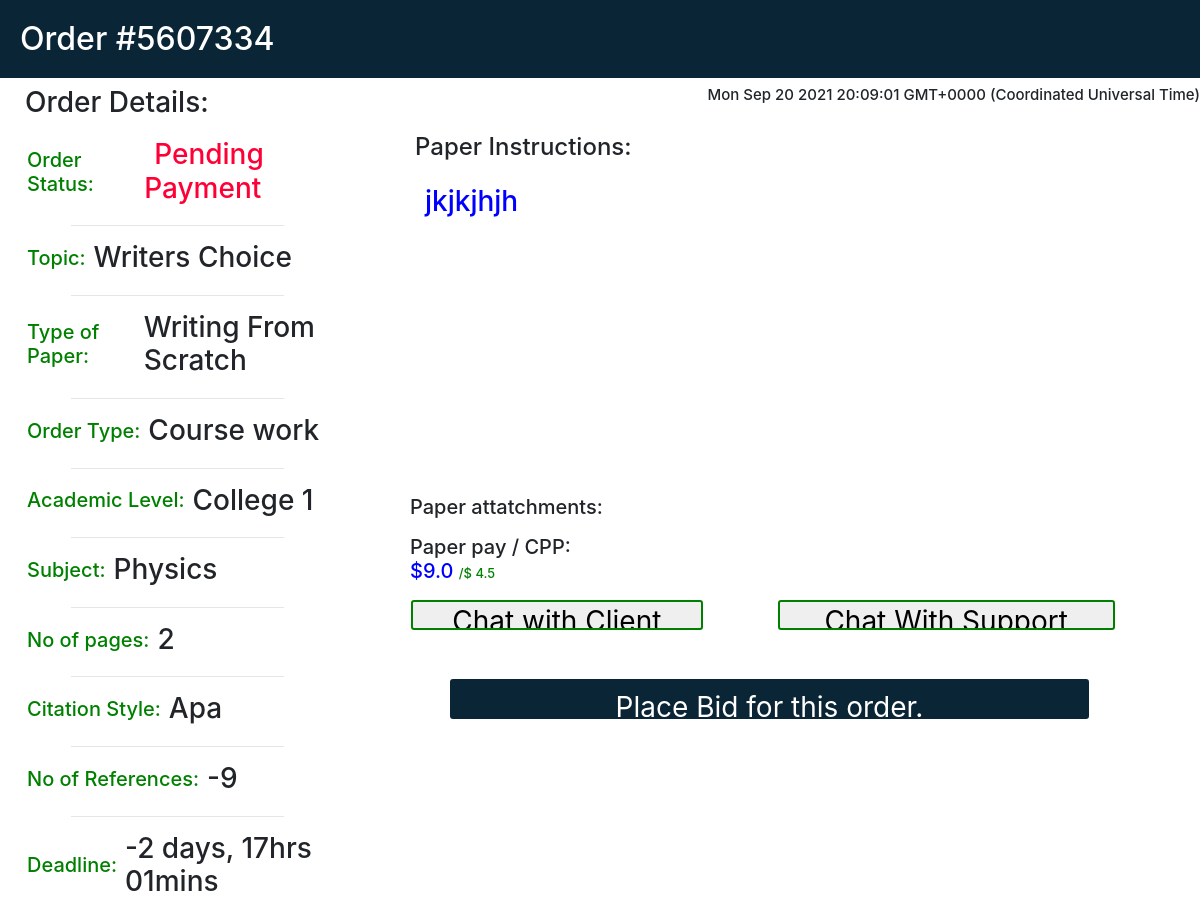
The app's page /writer/order/5607334/ with its own data.
### orders/models.py (models this page shows, shortened)
class AbstractDateModel(models.Model):
    date_added = models.DateTimeField(auto_now_add=True, blank=True, null=True)
    date_updated = models.DateTimeField(auto_now=True, blank=True, null=True)
    class Meta:
        abstract = True

class Order(AbstractDateModel):
    WRITING_FROM_SCRATCH_CPP = "6.00"
    EDITING_AND_REVISION_CPP = "0.50"
    Type_of_service = (
        (WRITING_FROM_SCRATCH_CPP, 'Writing From Scratch'),
        (EDITING_AND_REVISION_CPP, 'Editing And Revision'),
    )
    HIGH_SCHOOL_CPP = "1.00"
    COLLEGE_1_CPP = "2.00"
    COLLEGE_2_CPP = "2.50"
    MASTERS_CPP = "3.50"
    PHD_CPP = "4.5"
    Academic_level = (
        (HIGH_SCHOOL_CPP, 'High school'),
        (COLLEGE_1_CPP, 'College 1'),
        (COLLEGE_2_CPP, 'college 2'),
        (MASTERS_CPP, 'Masters'),
        (PHD_CPP, 'Phd'),
    )
    ESSAY_ANY_TYPE = "0.0"
    ADMISSION_ESSAY = "0.25"
    ANNOINTED_BIBLIOGRAPHY = "0.25"
    ARTICLE_REVIEW = "0.25"
    BOOK_REVIEW = "0.25"
    BUSINESS_PLAN = "0.25"
    CASE_STUDY = "0.25"
    COURSE_WORK = "0.25"
    CREATIVE_WRITING = "0.50"
    CRITICAL_WRITING = "1.25"
    PRESENTATION = "0.0"
    SPEECH = "1.0"
    RESEARCH_PROPOSAL = "2.5"
    RESEARCH_PAPER = "1.5"
    TERM_PAPER = "0.75"
    THESIS = "3.0"
    DISSERTATION = "4.0"
    Essay_type = [
        (ESSAY_ANY_TYPE, 'Essay any type'),
        (ADMISSION_ESSAY, 'Admission essay'),
        (ANNOINTED_BIBLIOGRAPHY, 'Annointed bibliography'),
        (ARTICLE_REVIEW, 'Article review'),
        (BOOK_REVIEW, 'Book review'),
        (BUSINESS_PLAN, 'Business plan'),
        (CASE_STUDY, 'Case study'),
        (COURSE_WORK, 'Course work'),
        (CREATIVE_WRITING, 'Creative writing'),
        (CRITICAL_WRITING, 'Critical writing'),
        (PRESENTATION, 'Presentation'),
        (SPEECH, 'Speech'),
        (RESEARCH_PROPOSAL, 'Research proposal'),
        (RESEARCH_PAPER, 'Research paper'),
        (TERM_PAPER, 'Term paper'),
        (THESIS, 'Thesis'),
        (DISSERTATION, 'Dissertation'),
    ]
    ACCOUNTING = "4.00"
    African_American_study = "1.25"
    Architecture = "4.00"
    Anthropology = "1.25"
    Business = "1.25"
    Art = "1.25"
    Chemistry = "4.00"
    Computer = "4.00"
    Engineering = "4.00"
    Mathematics = "4.00"
    Economics = "4.00"
    Finance = "4.00"
    Physics = "4.00"
    Music = "2.00"
    Law = "5.00"
    Communication = "1.25"
    Education = "1.25"
    Ethics = "1.25"
    Environmental = "1.25"
    Geography = "3.25"
    Health = "1.25"
    History = "1.25"
    International = "1.25"
    Linguistics = "1.25"
    Management = "1.25"
    Marketing = "1.25"
    Psychology = "1.25"
    Nursing = "1.25"
    Nutrition = "1.25"
    Philosophy = "1.25"
    Political = "1.25"
    Sports = "1.25"
    Sociology = "1.25"
    Religion = "1.25"
    Technology = "4.25"
    Tourism = "1.25"
    Subject = (
        (ACCOUNTING, 'Accounting'),
        (African_American_study, 'African American study'),
        (Architecture, 'Architecture'),
        (Anthropology, 'Anthropology'),
        (Business, 'Business and entrepreneur'),
        (Art, 'Art theater films'),
        (Chemistry, 'Chemistry'),
        (Communication, 'Communication strategies'),
        (Computer, 'Computer science'),
        (Economics, 'Economics'),
        (Education, 'Education'),
        (Engineering, 'Engineering'),
        (Ethics, 'Ethics'),
        (Environmental, 'Environmental issues'),
        (Finance, 'Finance'),
        (Geography, 'Geography'),
        (Health, 'Health care'),
        (History, 'History'),
        (International, 'International public relationship'),
        (Law, 'Law'),
        (Linguistics, 'Linguistics'),
        (Management, 'Management'),
        (Marketing, 'Marketing'),
        (Mathematics, 'Mathematics'),
        (Music, 'Music'),
        (Nursing, 'Nursing'),
        (Nutrition, 'Nutrition'),
        (Philosophy, 'Philosophy'),
        (Physics, 'Physics'),
        (Political, 'Political Science'),
        (Psychology, 'Psychology'),
        (Religion, 'Religion And Theology'),
        (Sports, 'Sports'),
        (Sociology, 'Sociology'),
        (Technology, 'Technology'),
        (Tourism, 'Tourism'),
    )
    References = (
        ('Mla', 'Mla'),
        ('Apa', 'Apa'),
        ('Harvard', 'Harvard'),
        ('Chicago', 'Chicago'),
        ('Other', 'Other'),
    )
    spacing = (
        ('Single', 'Single'),
        ('Double', 'Double'),
    )
    order_status_options = (
        ('Pending Payment', 'Pending Payment'),
        ('Paid', 'Paid'),
        ('Writer Assigned', 'Writer Assigned'),
        ('Delivered', 'Delivered'),
        ('Revision', 'Revision'),
        ('Cancelled', 'Cancelled'),
        ('Completed', 'Completed'),
    )
    FOUR_HOURS = "6.0"
    SIX_HOURS = "5.50"
    EIGHT_HOURS = "5.25"
    TWELVE_HOURS = "5.0"
    TWENTY_FOUR_HOURS = "4.75"
    TWO_DAYS = "4.50"
    THREE_DAYS = "4.25"
    FOUR_DAYS = "4.00"
    FIVE_DAYS = "3.75"
    SIX_DAYS = "3.50"
    ONE_WEEK = "3.25"
    order_deadline_options = (
        (FOUR_HOURS, '4'),
        (SIX_HOURS, '6'),
        (EIGHT_HOURS, '8'),
        (TWELVE_HOURS, '12'),
        (TWENTY_FOUR_HOURS, '24'),
        (TWO_DAYS, '48'),
        (THREE_DAYS, '72'),
        (FOUR_DAYS, '96'),
        (FIVE_DAYS, '120'),
        (SIX_DAYS, '144'),
        (ONE_WEEK, '168'),
    )
    RATINGS = (
        ('0', 'Not Rated'),
        ('1', '1'),
        ('2', '2'),
        ('3', '3'),
        ('4', '4'),
        ('5', '5'),
    )
    def random_string():
        return str(random.randint(1000000, 9999999))
    id = models.CharField(primary_key=True, default=random_string, editable=False, max_length=100000000000)
    topic = models.CharField(max_length=60, null=False, default='Writers Choice')
    service_type = models.CharField(max_length=300, null=False, choices=Type_of_service,
                                    default=WRITING_FROM_SCRATCH_CPP)
    academic_level = models.CharField(choices=Academic_level, default=COLLEGE_1_CPP, max_length=300)
    essay_type = models.CharField(choices=Essay_type, max_length=300, default=(CASE_STUDY))
    subject = models.CharField(choices=Subject, max_length=300, default=(ACCOUNTING))
    bid_statement = models.TextField(default='', null=True)
    number_of_pages = models.IntegerField(default='2')
    deadline = models.CharField(choices=order_deadline_options, max_length=300, null=True, default=("2.00"))
    Paper_Instruction = models.TextField(default='', null=True)
    references = models.CharField(choices=References, max_length=300, default=('SOME STRING'))
    spacing = models.CharField(choices=spacing, max_length=300, default=('SOME STRING'))
    Paper_heading = models.CharField(max_length=60, null=True, default='This is the Paper on:')
    Paperdetails = models.TextField(default='', null=True)
    revision_comment = models.TextField(default='', null=True)
    file_upload = models.FileField(null=True, blank=True)
    number_of_references = models.IntegerField(default='')
    pub_date = models.DateTimeField(auto_now=False, auto_now_add=True)
    order_status = models.CharField(choices=order_status_options, default='Pending Payment', max_length=300)
    customer = models.ForeignKey(Client, null=True, on_delete=models.SET_NULL)
    writer = models.ForeignKey(Writers, null=True, related_name='orders', on_delete=models.SET_NULL)
    support = models.ForeignKey(Support, null=True, on_delete=models.SET_NULL)
    rating = models.CharField(choices=RATINGS, default='0', max_length=1)
    @property
    def calculate_total_price(self):
        order_price = round(
            (float(self.service_type) + float(self.essay_type) + float(self.academic_level) + float(self.subject) + float(self.deadline)) * int(
                self.number_of_pages), 2)
        return order_price
    @property
    def writer_cpp(self):
        writercpp = round(int(self.writer_pay) / int(self.number_of_pages), 2)
        return writercpp
    @property
    def writer_pay(self):
        writerpay = round(int(self.calculate_total_price) / 4, 2)
        return writerpay
    @property
    def show_essay_type(self):
        return self.get_essay_type_display()
    @property
    def show_essay_subject(self):
        return self.get_subject_display()
    @property
    def show_service_type(self):
        return self.get_service_type_display()
    @property
    def show_academic_level(self):
        return self.get_academic_level_display()
    @property
    def show_deadline(self):
        deadline = self.date_added + timedelta(hours=int(self.get_deadline_display()))
        if deadline - timezone.now() > timedelta(days=1):
            remaining_time = str(deadline - timezone.now()).split(", ")
            return remaining_time[0] + " " + remaining_time[1].split(":")[0] + 'hrs ' + remaining_time[1].split(":")[
                1] + 'mins '
        elif deadline - timezone.now() < timedelta(days=1):
            return str(deadline - timezone.now()).split(":")[0] + 'hrs ' + str(deadline - timezone.now()).split(":")[
                1] + 'mins '
        else:
            return str(deadline - timezone.now()).split(":")[0] + 'mins '

### orders/views.py (the view)
# urls.py: path('writer/order/<int:pk_writerdetails>/', views.Writer_order_details, name='Writer_order_details'),
def Writer_order_details(request, pk_writerdetails):
    Orders = Order.objects.get(id=pk_writerdetails)
    print(Orders.id)
    return render(request, 'writer_Order_Details.html', {'order': Orders})

### orders/templates/writer_Order_Details.html (shortened to what this page needs)
{% load static %}
<!DOCTYPE html>
	<html lang="en">
	<head>
		<link rel="stylesheet" href="https://maxcdn.bootstrapcdn.com/bootstrap/4.0.0/css/bootstrap.min.css">
    	<link rel="stylesheet" href="https://cdnjs.cloudflare.com/ajax/libs/font-awesome/4.7.0/css/font-awesome.min.css">
	</head>
	<body>
		<div style="background: #0a2535;">
			<h2 style="font-weight: 20px; color: white; padding: 20px;">Order #{{order.id}}</h2>
		</div>
		<h3 style="padding-left: 25px;">Order Details:
			<span><p id="date-1" style="float: right; font-size: 15px;"></p></span><h3>
		<div class="row">
			<div class="col-md-4">
				<div class="right_order_details">
					<table >
						<th class="left_details_panel coll">
							<td class="left_details" style="font-size: 20px;">Order Status:</td>
						</th>
						<th>
							<td class="right_details"><span style="color: #FF0036; padding-left: 10px;">{{order.order_status}}</span><span id="know_more" class="material-icons" style="font-size: 13px; padding-left: 3px;color: green;"></td>
						</th>
					</table>
					<hr class="hr">
                    <table >
						<th class="left_details_panel coll">
							<td class="left_details" style="font-size: 20px;">Topic:</td>
						</th>
						<th>
							<td class="right_details">{{order.topic}}</td>
						</th>
					</table>
					<hr class="hr">
					<table>
						<th class="left_details_panel coll">
							<td class="left_details" style="font-size: 20px;">Type of Paper:</td>
						</th>
						<th>
							<td class="right_details">{{order.show_service_type}}</td>
						</th>
					</table>
					<hr class="hr">
					<table>
						<th class="left_details_panel coll">
							<td class="left_details" style="font-size: 20px;">Order Type:</td>
						</th>
						<th>
							<td class="right_details">{{order.show_essay_type}}</td>
						</th>
					</table>
					<hr class="hr">
					<table>
						<th class="left_details_panel coll">
							<td class="left_details" style="font-size: 20px;">Academic Level:</td>
						</th>
						<th>
							<td class="right_details">{{order.show_academic_level}}</td>
						</th>
					</table>
					<hr class="hr">
					<table>
						<th class="left_details_panel coll">
							<td class="left_details" style="font-size: 20px;">Subject:</td>
						</th>
						<th>
							<td class="right_details">{{order.show_essay_subject}}</td>
						</th>
					</table>
					<hr class="hr">
					<table>
						<th class="left_details_panel coll">
							<td class="left_details" style="font-size: 20px;">No of pages:</td>
						</th>
						<th>
							<td class="right_details">{{order.number_of_pages}}</td>
						</th>
					</table>
					<hr class="hr">
					<table>
						<th class="left_details_panel coll">
							<td class="left_details" style="font-size: 20px;">Citation Style:</td>
						</th>
						<th>
							<td class="right_details">{{order.references}}</td>
						</th>
					</table>
					<hr class="hr">
					<table>
						<th class="left_details_panel coll">
							<td class="left_details" style="font-size: 20px;">No of References:</td>
						</th>
						<th>
							<td class="right_details">{{order.number_of_references}}</td>
						</th>
					</table>
					<hr class="hr">
					<table>
						<th class="left_details_panel coll">
							<td class="left_details" style="font-size: 20px;">Deadline:</td>
						</th>
						<th>
							<td class="right_details">{{order.show_deadline}}</td>
						</th>
					</table>
				</div>
			</div>
			<div class="col-md-8">
				<div class="center_details_panel coll">
					<div class="right_details_panel " style="padding: 5px;">
						<h4>Paper Instructions: </h4>
					</div>
					<div style="padding: 10px; color: blue;  width: 90%; height: 40vh;">
						<p style="padding-left: 5px;">
                            {{order.Paper_Instruction}}
						</p>
					</div>
					<div>
						<h5>
							Paper attatchments:
						</h5>
					</div>
					<div>
						<h5>
							Paper pay / CPP: <span><p style="color: blue; font-size: 20px;">
							${{order.writer_pay}} <span><h9 style="font-size: 13px; color: green;">/$ {{order.writer_cpp}}</h9></span>
						</p></span>
						</h5>
					</div>
					 <table style="width:100%">
                        <tr>
                          <th >
                            <input id="type_btn" style="border-radius: 3px; border-style: solid; border-color: green; padding: 3px; padding-bottom: 5px; ; " class="quality_btn" type="button" value="Chat with Client" placeholder="Chat With Client" >
                          </th>
                          <th>
                            <input id="type_btn" style="border-radius: 3px; border-style: solid; border-color: green; border-left: ; padding: 3px;" class="quality_btn" type="button" value="Chat With Support">
                          </th>
                        </tr>
                      </table>
                      <div style="padding-top: 30px; padding: 40px;">
                      	 <input id="type_btn" style="border-radius: 3px; border-style: solid; border-color: #0a2535; padding: 10px; " class="bid_btn" type="button" value="Place Bid for this order." placeholder="Chat With Client" >
                      </div>
				</div>
			</div>
		</div>
	</body>

### orders/templates/writer_Order_Details.html (style rules this page uses)
.left_details { padding-left: 25px; padding-top: 10px; padding-bottom: 15px; font-size: 13px; color: green; }
.right_details { padding-left: 5px; padding-top: 10px; padding-bottom: 15px; . }
.hr { margin: 5px auto; width: 60%; }
.quality_btn { cursor: pointer; width: 80%; height: 30px; }
.bid_btn { cursor: pointer; width: 90%; height: 40px; padding-top: 100px; background: #0a2535; color: white; }
.right_order_details { padding-right: 25px; }

### records on screen
Order: id "5607334", order_status "Pending Payment", topic "Writers Choice", show_service_type "Writing From Scratch", show_essay_type "Course work", show_academic_level "College 1", show_essay_subject "Physics", number_of_pages "2", references "Apa", number_of_references "-9", show_deadline "-2 days, 17hrs 01mins", Paper_Instruction "jkjkjhjh", writer_pay "9.0", writer_cpp "4.5"
